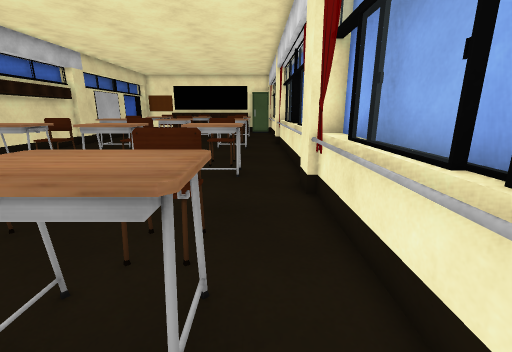
View 1 (above)

16 first-person views from a walk through a 3-D level made in the Unity game engine. The camera is 1.2 m above the floor, tilts 14° down and sees 90° across. The floor is counted in squares, 0.5 m on a side. Each view is taken from the middle of a square. On the plan, view 1 faces up. The plan holds only what a view shows up to about 17 squares ahead; the rest is blank. Some animated figures are not drawn.

View 2
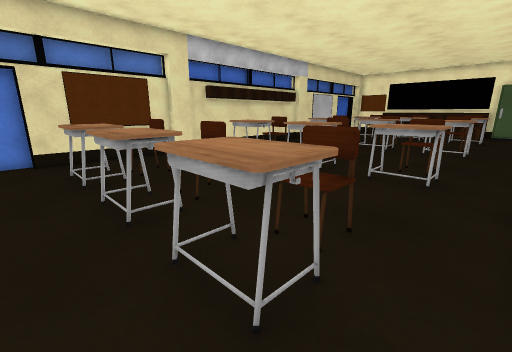

View 3
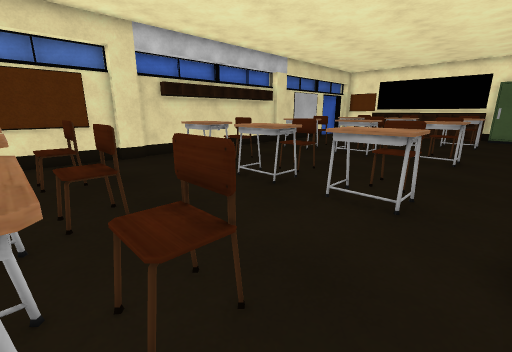

View 4
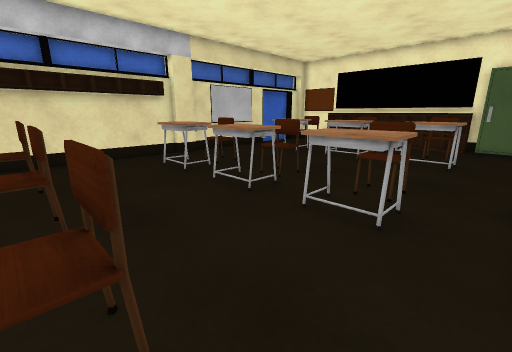

View 5
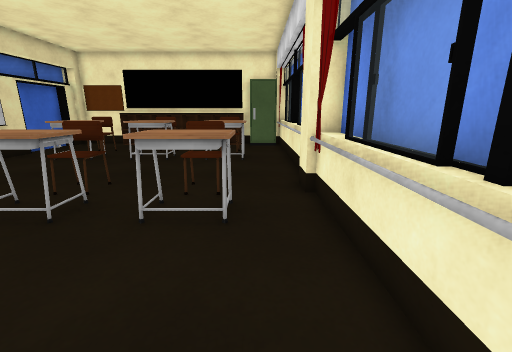

View 6
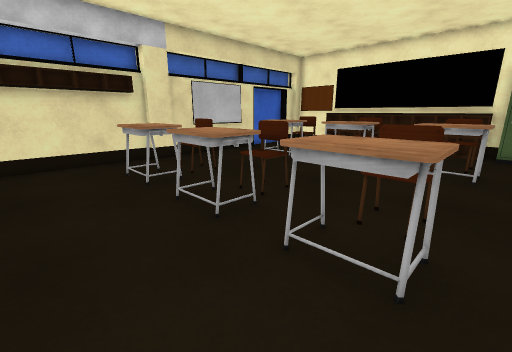

View 7
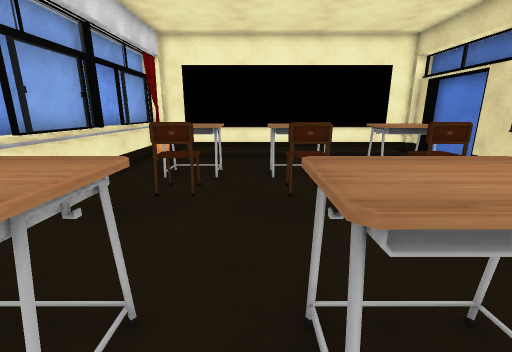

View 8
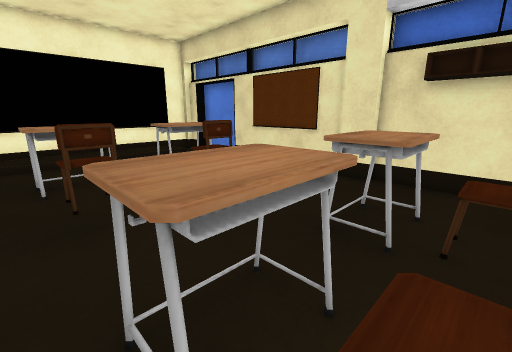

View 9
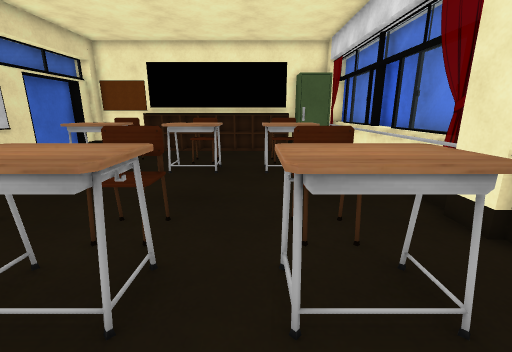

View 10
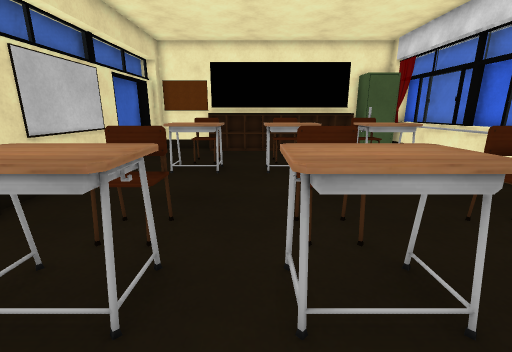

View 11
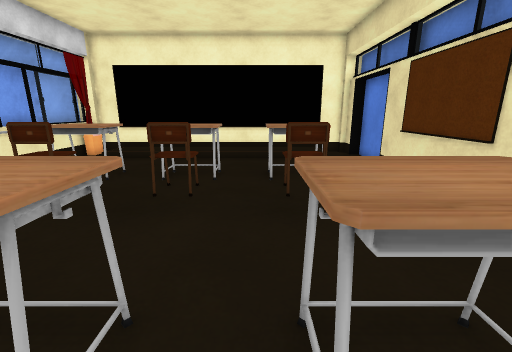

View 12
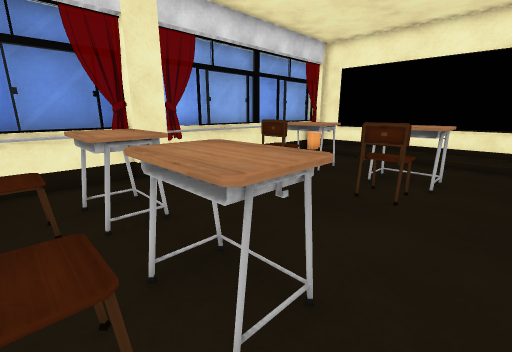

View 13
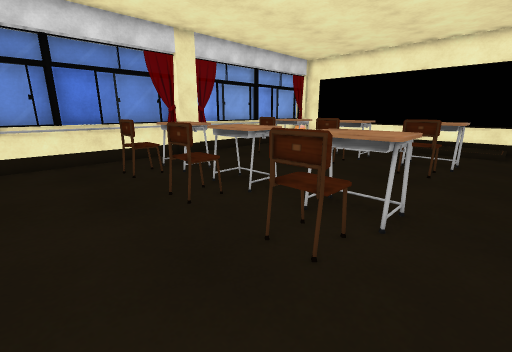

View 14
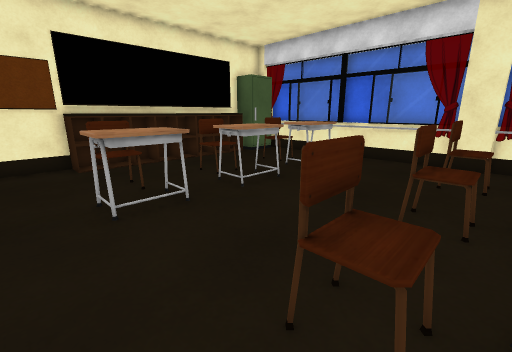

View 15
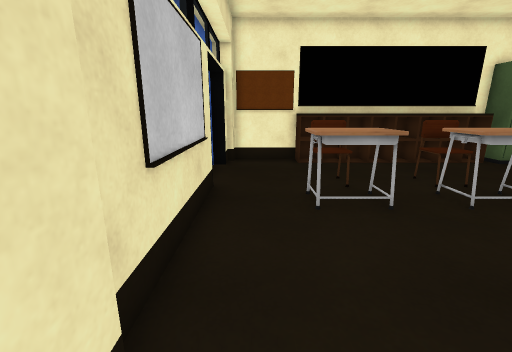

View 16
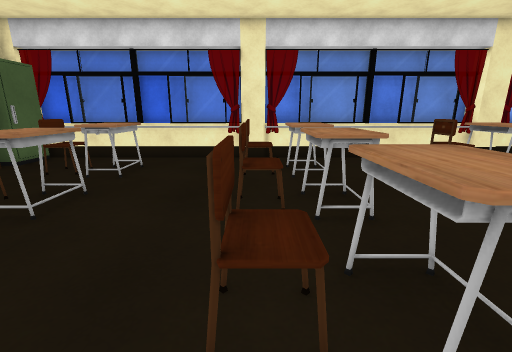

### Floor plan
Key: @ floor where view 1 was taken; # wall or solid block; . main floor; : floor 0.25 m higher than the main floor; / step, stairs or slope; = window, fence, low wall or low ledge; ^ raised ledge.
Columns run from 14 left of view 1 to 3 right of it. Each row starts with its distance up from view 1.
 32  ####^^^^^^^^###
 31 ##...^^^^^^^^^####
 30 #...............##
 29 #...............=#
 28 #...^^..^^..^^..=#
 27 ##..^^..^^..^^..=#
 26  #..^^..^^.^^^..^#
 25  #..^^..^^..^^..^#
 24  #..............=#
 23  #..............=#
 22  #..............=#
 21  #..............##
 20  #..^^..^^..^^..##
 19  #..^^..^^..^^..##
 18  #..^^..^^.^^^..##
 17  #..^^..^^..^^..=#
 16  #..............=#
 15  #..............=#
 14  #..............##
 13  #..==..==..==..^#
 12  #..^^..^^..^^..=#
 11  #..^^..^^..^^..=#
 10  #..^^..^^.^^^..=#
  9  #..............##
  8  #..............##
  7  #..............##
  6  #..............^#
  5  #..^^..^^..^^..=#
  4  #..^^..^^..^^..=#
  3  #..^^..^^.^^^..=#
  2 ##..^^..^^.^^^..##
  1 ##..............^#
  0 #.............@.=#
 -1 # ..............=#
 -2 # /::::::::::::.=#
 -3 ##/::::::::::::=##
 -4 ##################

Positions as (right, up) in squares from view 1, and headings:
1: (0, 0), facing up
2: (1, 0), facing up-left
3: (1, 3), facing up-left
4: (1, 12), facing up-left
5: (0, 12), facing up
6: (0, 14), facing up-left
7: (-4, 12), facing down
8: (-4, 12), facing down-left
9: (-3, 15), facing up
10: (-7, 15), facing up
11: (-8, 12), facing down
12: (-8, 12), facing down-right
13: (-12, 16), facing down-right
14: (-12, 19), facing up-right
15: (-12, 19), facing up
16: (-12, 20), facing right
